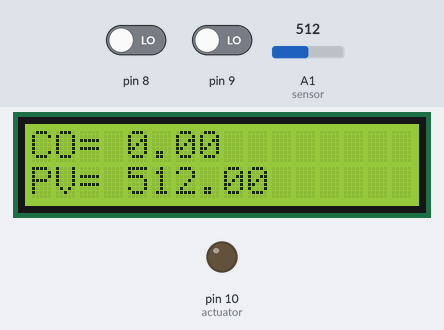
Recording of a sketch running on a simulated Arduino Uno, built with avr-gcc and run on an emulated ATmega328P. Shown: 16×2 character LCD, output pins drawn as LEDs (lit = HIGH). The inputs (shaded band) are chosen by the test bench; at power-on: pin 8 LOW, A1 (sensor) = 512, pin 9 LOW. What the sketch prints to the serial monitor is not drawn.

Above: at 1.2 s.
1.3 s: pin 8 driven HIGH
At 1.59 s:
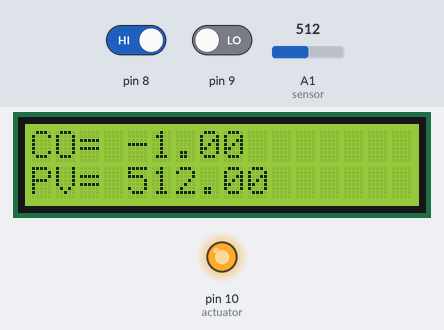
3.6 s: A1 (sensor) set to 716
At 3.85 s:
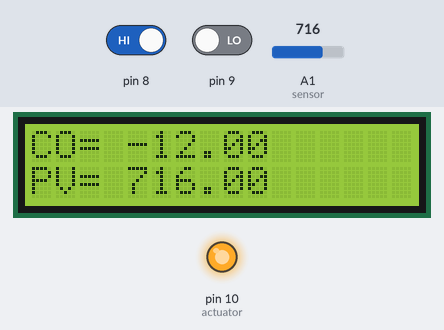
5.2 s: pin 9 driven HIGH
6.7 s: A1 (sensor) set to 991
At 7.9 s:
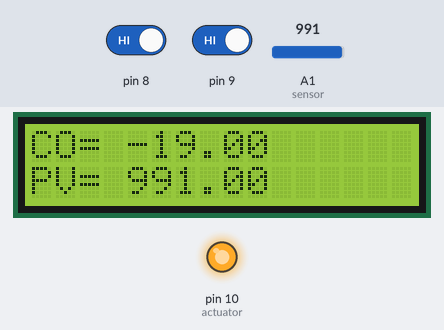
8.3 s: A1 (sensor) set to 1018
At 9.3 s:
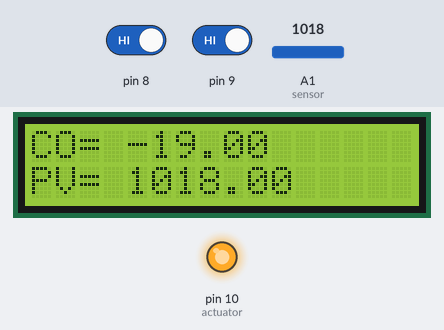
9.9 s: pin 8 driven LOW
At 27.19 s:
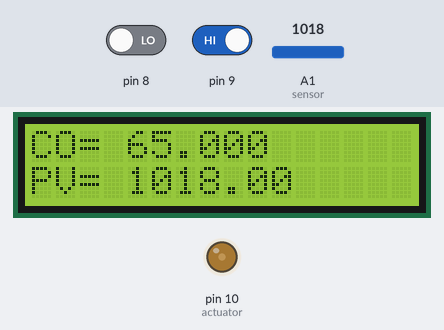
Timing chart, 0 to 28.7 s (numbered marks = the images above; inputs shaded):
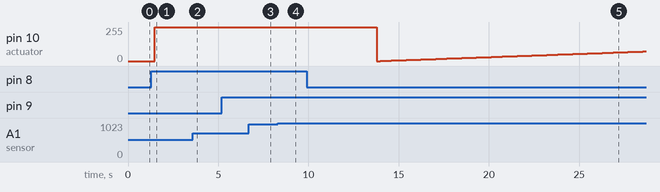

The sketch:

Manual.ino
```cpp
/*
This program is a manual control to control a LED by using an LDC display with push buttons and an LDR to know the range of the resistance of LDR.

*/

int sensor= A1;                         // Sensor pin for PV
int inputPin= A5;                       // Potentiometer pin if using the potentiometer as the CO
int actuator=10;                        // LED pin
float PV= 0;                            // Process variable = LED value
int inputValue= A0;                     // Sensor Value for CO if using potentiometer
float CO= 0;                            // This means that CO(Control Output) value starts with 0

             /*using PB to control CO*/

int up=9;                               // Pin number for Push Button(UP)
int down=8;                             // Pin number for Push Button(DOWN)


#include <LiquidCrystal.h>                             // LCD display library
const int rs=12, en=11, d4=5, d5=4, d6=3, d7=2;        // Pin numbers for each connection
LiquidCrystal lcd(rs, en, d4, d5, d6, d7);             // Name or Initials for each connection


void setup() {                                         // put your setup code here, to run once:
 pinMode(actuator, OUTPUT);                            // Actuator = LED as an output
 Serial.begin(9600);                                   // 9600 bits per sec second(baud rate)
 lcd.begin(16,2);                                      // columns, rows
}

void loop() {                                          // put your main code here, to run repeatedly:
 PV= analogRead(sensor);                               // read the value from the sensor, the value will be between 0-1024

                       /* These two comments (inputValue & CO) are for potentiometer when in use */
 //inputValue= analogRead(A0);
 //CO= map(inputValue, 0, 1023, 0, 255);

                      /* PB conditions and is in use */
 up = digitalRead(9);                                  // When UP PB is pressed, CO increment to one
 if (up ==1){
  CO= CO + 1;
 }
 down = digitalRead(8);                                // When DOWN PB is pressed, CO decrement to one
 if (down== 1){
  CO= CO - 1;
 }
 if (up > 255) {                                      // UP PB is at 255, CO will stay at 255 = Caping
  CO = 255;                                           // the maximum value of CO it can get

 if (down < 0) {                                      // DOWN PB is at 0, CO will stay at 0 = Caping
  CO = 0;                                             // the minimum value of CO it can get
 }
 }
 analogWrite(actuator, CO);                            // Writing the CO to the actuator

                        /*  To read the values on the serial monitor  */
 Serial.print("CO = ");
 Serial.print(CO);
 Serial.print("\t");                                  // To have column on the serial monitor
 Serial.print(" PV = ");
 Serial.println(PV);                                  // Read values vertically

                       /* LCD displays CO */
 lcd.setCursor(0,0);
 lcd.print("CO=");
 lcd.setCursor(4,0);
 lcd.print(CO);
                      /* LCD displays PV */
 lcd.setCursor(0,1);
 lcd.print("PV=");
 lcd.setCursor(4,1);
 lcd.print(PV);
 delay(200);
}
```

Measured:
- after the input at 1.3 s, pin 10 (actuator): 0/255 → 255/255 after 0.19 s; the display: changes after 0.20 s (image 1)
- after the input at 5.2 s, every drawn part: stays the same
- after the input at 6.7 s, the display: changes after 0.12 s (image 3)
- after the input at 8.3 s, the display: changes after 0.16 s (image 4)
- after the input at 9.9 s, pin 10 (actuator): 255/255 → 0/255 after 3.9 s, → 1/255 0.20 s later, → 2/255 0.20 s later, → 3/255 0.20 s later, … (73 changes in this stretch); the display: first changes after 0.20 s (image 5 shows a later state)
